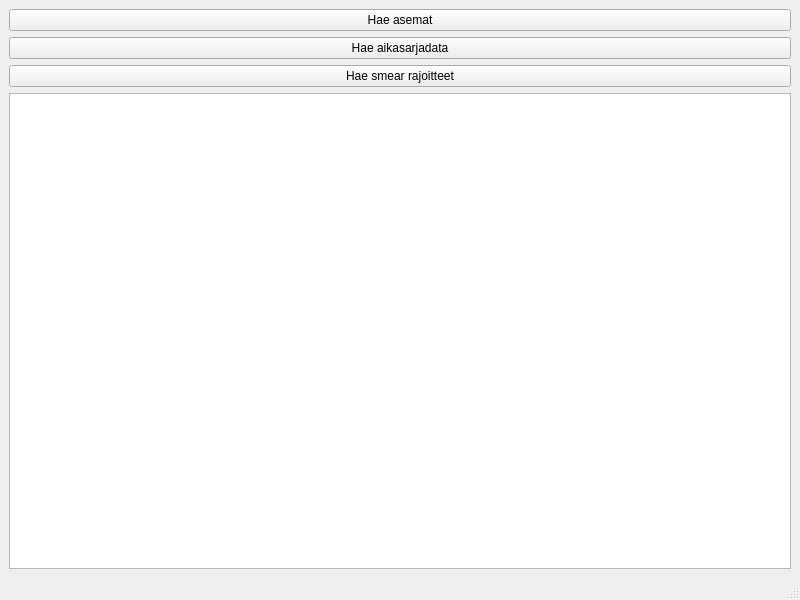
<?xml version="1.0" encoding="UTF-8"?>
<ui version="4.0">
 <class>MainWindow</class>
 <widget class="QMainWindow" name="MainWindow">
  <property name="geometry">
   <rect>
    <x>0</x>
    <y>0</y>
    <width>800</width>
    <height>600</height>
   </rect>
  </property>
  <property name="windowTitle">
   <string>MainWindow</string>
  </property>
  <widget class="QWidget" name="centralwidget">
   <layout class="QVBoxLayout" name="verticalLayout">
    <item>
     <widget class="QPushButton" name="pushButton">
      <property name="text">
       <string>Hae asemat</string>
      </property>
     </widget>
    </item>
    <item>
     <widget class="QPushButton" name="pushButton_2">
      <property name="text">
       <string>Hae aikasarjadata</string>
      </property>
     </widget>
    </item>
    <item>
     <widget class="QPushButton" name="pushButton_3">
      <property name="text">
       <string>Hae smear rajoitteet</string>
      </property>
     </widget>
    </item>
    <item>
     <widget class="QChartView" name="graphicsView"/>
    </item>
   </layout>
  </widget>
  <widget class="QMenuBar" name="menubar">
   <property name="geometry">
    <rect>
     <x>0</x>
     <y>0</y>
     <width>800</width>
     <height>18</height>
    </rect>
   </property>
  </widget>
  <widget class="QStatusBar" name="statusbar"/>
 </widget>
 <customwidgets>
  <customwidget>
   <class>QChartView</class>
   <extends>QGraphicsView</extends>
   <header location="global">QtCharts</header>
  </customwidget>
 </customwidgets>
 <resources/>
 <connections/>
</ui>
